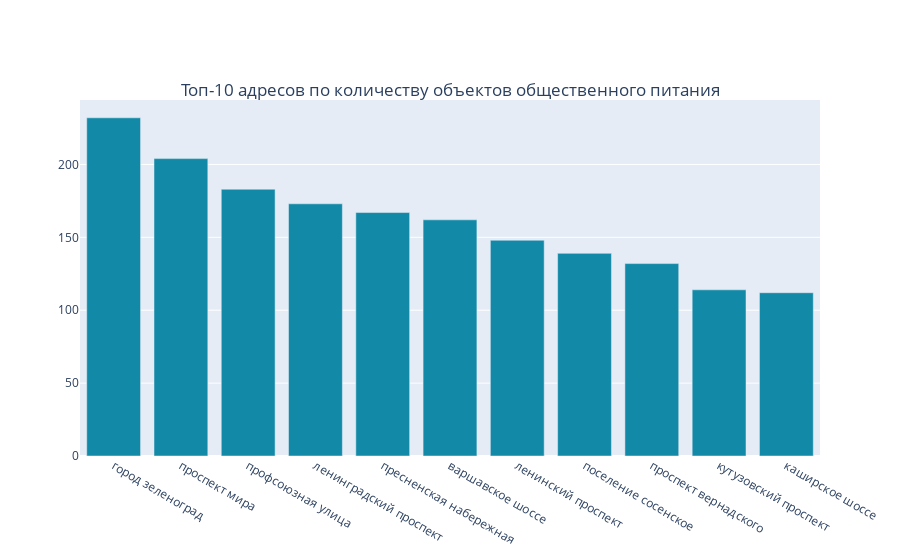

Notebook cell for this chart:
### Code cell
trace = go.Bar(
    x = top10_streets_bar['улица'], 
    y = top10_streets_bar['количество_объектов_общепита'],
    marker_color='#1289A7'
)
layout = go.Layout(
    title={
        'text': 'Топ-10 адресов по количеству объектов общественного питания',
        'y':0.85,
        'x':0.5,
        'xanchor': 'center',
        'yanchor': 'top'},
)

fig = go.Figure(data = [trace], layout = layout)
iplot(fig)

### Figure 1 — Plotly figure (JSON) as saved in the notebook; plotly's stock layout.template omitted (floating-point values rounded to 4 significant figures)
{"data": [{"marker": {"color": "#1289A7"}, "type": "bar", "x": ["город зеленоград", "проспект мира", "профсоюзная улица", "ленинградский проспект", "пресненская набережная", "варшавское шоссе", "ленинский проспект", "поселение сосенское", "проспект вернадского", "кутузовский проспект", "каширское шоссе"], "y": [232, 204, 183, 173, 167, 162, 148, 139, 132, 114, 112]}], "layout": {"title": {"text": "Топ-10 адресов по количеству объектов общественного питания", "x": 0.5, "xanchor": "center", "y": 0.85, "yanchor": "top"}}}
